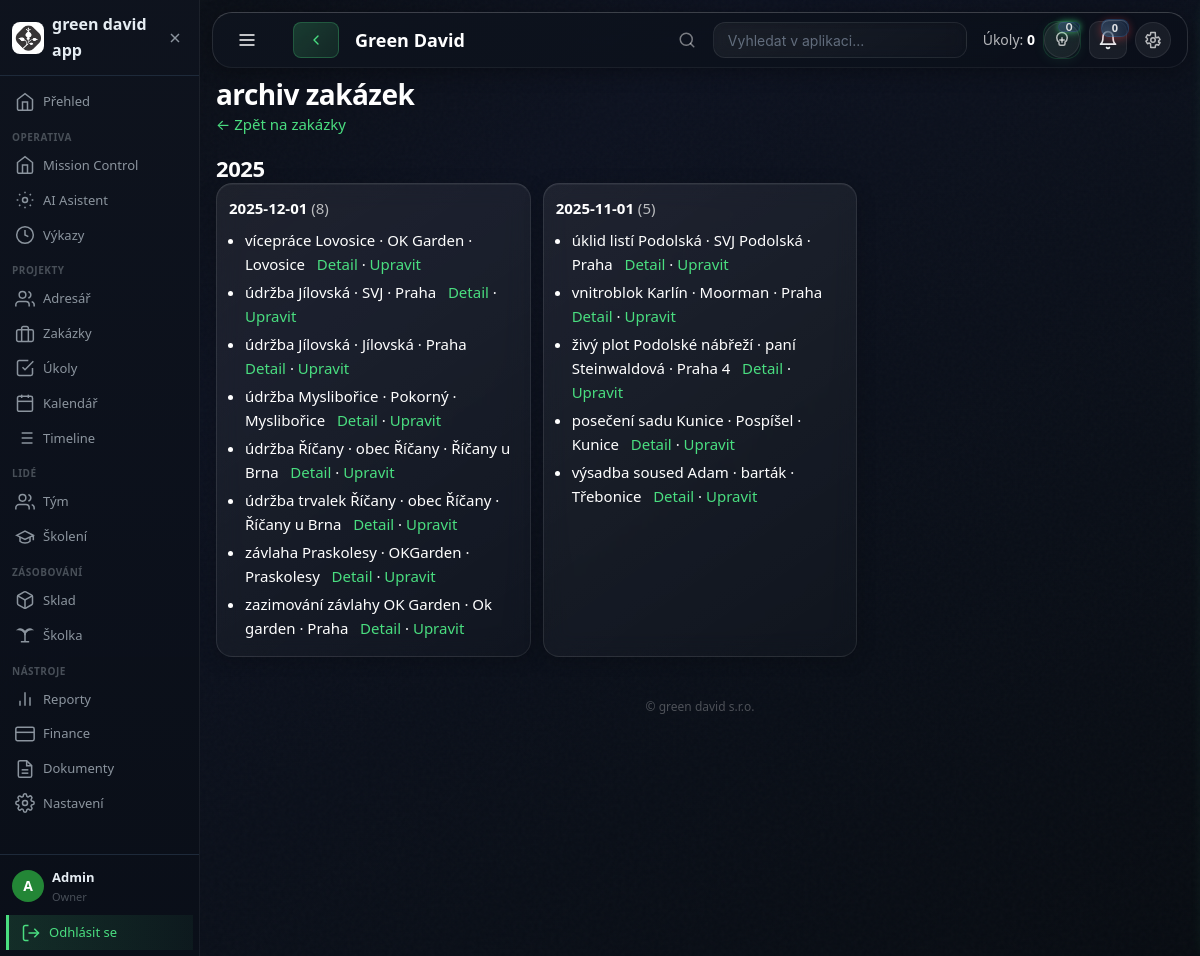
Screenshot of /archive (signed in) with the database file from the repository.
### tables this page shows
CREATE TABLE jobs(
      id INTEGER PRIMARY KEY AUTOINCREMENT,
      name TEXT NOT NULL,
      client TEXT,
      status TEXT NOT NULL DEFAULT 'nová',
      owner_id INTEGER NOT NULL,
      created_at TEXT NOT NULL, title TEXT NOT NULL DEFAULT '', city TEXT NOT NULL DEFAULT '', code TEXT NOT NULL DEFAULT '', date TEXT NOT NULL DEFAULT '', note TEXT, completed_at TEXT, created_date TEXT, start_date TEXT, progress INTEGER DEFAULT 0, type TEXT DEFAULT 'construction', priority TEXT DEFAULT 'medium', description TEXT, internal_note TEXT, tags TEXT, planned_end_date DATE, actual_end_date DATE, deadline DATE, deadline_type TEXT DEFAULT 'soft', deadline_reason TEXT, buffer_days INTEGER DEFAULT 0, weather_dependent BOOLEAN DEFAULT false, seasonal_constraints TEXT, estimated_value DECIMAL(12,2), estimated_hours INTEGER, actual_value DECIMAL(12,2) DEFAULT 0, actual_hours INTEGER DEFAULT 0, budget_labor DECIMAL(12,2) DEFAULT 0, budget_materials DECIMAL(12,2) DEFAULT 0, budget_equipment DECIMAL(12,2) DEFAULT 0, budget_other DECIMAL(12,2) DEFAULT 0, pricing_type TEXT DEFAULT 'fixed', hourly_rate DECIMAL(10,2), payment_terms TEXT, vat_rate INTEGER DEFAULT 21, price_includes_vat BOOLEAN DEFAULT true, project_manager_id INTEGER, completion_percent INTEGER DEFAULT 0, budget_spent_percent INTEGER DEFAULT 0, profit_margin DECIMAL(5,2), on_track BOOLEAN DEFAULT true, created_by INTEGER, created_from_template TEXT, is_template BOOLEAN DEFAULT false, actual_labor_cost DECIMAL(12,2) DEFAULT 0, actual_material_cost DECIMAL(12,2) DEFAULT 0, invoiced INTEGER DEFAULT 0, address TEXT DEFAULT '', budget REAL DEFAULT 0, party_id INTEGER REFERENCES parties(id),
      FOREIGN KEY(owner_id) REFERENCES users(id)
    );

### app/routes/jobs.py (the view)
@jobs_bp.route("/archive")
def view_archive():
    from flask import render_template
    u, err = require_auth()
    if err:
        return err
    db = get_db()
    rows = [dict(r) for r in db.execute(
        "SELECT id,title,client,city,code,status,date,completed_at "
        "FROM jobs "
        "WHERE lower(status) LIKE 'dokon%' "
        "ORDER BY COALESCE(date(completed_at), date(date)) DESC"
    ).fetchall()]
    months = {}
    for r in rows:
        src = r.get("completed_at") or r.get("date") or ""
        ym = ""
        try:
            if src and len(src) >= 7:
                ym = f"{src[0:4]}-{src[5:7]}"
        except Exception:
            ym = ""
        months.setdefault(ym or "unknown", []).append(r)
    by_year = {}
    for ym, items in months.items():
        y = (ym or "unknown").split("-")[0]
        by_year.setdefault(y, []).append((ym, items))
    for y in by_year:
        by_year[y].sort(key=lambda x: x[0], reverse=True)
    years = sorted(by_year.items(), key=lambda x: x[0], reverse=True)
    return render_template("archive.html", me=u, years=years)

### app/database.py (called while the page is built)
def get_db():
    if "db" not in g:
        db_dir = os.path.dirname(DB_PATH)
        if db_dir and not os.path.exists(db_dir):
            try:
                os.makedirs(db_dir, exist_ok=True)
                print(f"[DB] Created directory: {db_dir}")
            except Exception as e:
                print(f"[DB] Warning: Could not create directory {db_dir}: {e}")
        if not hasattr(get_db, '_logged'):
            print(f"[DB] Using database: {DB_PATH}")
            get_db._logged = True
        g.db = sqlite3.connect(DB_PATH, check_same_thread=False, timeout=5)
        g.db.row_factory = sqlite3.Row
        try:
            g.db.execute("PRAGMA journal_mode=WAL")
        except Exception:
            pass
    return g.db

def _table_exists(db, table: str) -> bool:
    try:
        r = db.execute(
            "SELECT 1 FROM sqlite_master WHERE type='table' AND name=? LIMIT 1",
            (table,),
        ).fetchone()
        return bool(r)
    except Exception:
        return False

### app/utils/migrations.py (called while the page is built)
def seed_admin():
    db = get_db()
    cur = db.execute("SELECT COUNT(*) c FROM users")
    if cur.fetchone()["c"] == 0:
        db.execute(
            "INSERT INTO users(email,name,role,password_hash,active,created_at) VALUES (?,?,?,?,1,?)",
            (
                os.environ.get("ADMIN_EMAIL","admin@greendavid.local"),
                os.environ.get("ADMIN_NAME","Admin"),
                "owner",  # Vytvořit jako owner místo admin
                generate_password_hash(os.environ.get("ADMIN_PASSWORD","admin123"), method='pbkdf2:sha256'),
                datetime.utcnow().isoformat()
            )
        )
        db.commit()

def seed_employees():
    db = get_db()
    cur = db.execute("SELECT COUNT(*) c FROM employees")
    if cur.fetchone()["c"] == 0:
        employees = [
            ("david", "zahradník"),
            ("vendi", "zahradník"),
            ("jason", "zahradník"),
        ]
        for name, role in employees:
            db.execute("INSERT INTO employees(name,role) VALUES (?,?)", (name, role))
        db.commit()

### app/utils/permissions.py (called while the page is built)
def require_auth():
    u = current_user()
    if not u or not u.get("active"):
        return None, (jsonify({"ok": False, "error": "unauthorized"}), 401)
    return u, None

### main.py (called while the page is built)
@app.teardown_appcontext
def teardown_db(exception=None):
    close_db(exception)

@app.before_request
def _ensure():
    from app.utils.migrations import _ensure as _run_migrations
    _run_migrations()

### templates/archive.html (shortened to what this page needs)
{% extends "layout.html" %}
{% block content %}
<h1>archiv zakázek</h1>
<p><a href="/?tab=jobs">← Zpět na zakázky</a></p>
{% if not years or years|length == 0 %}
<div class="alert">V archivu zatím nic není.</div>
{% else %}
  {% for y, items in years %}
    <h2 style="margin-top:18px">{{ y }}</h2>
    <div style="display:grid;grid-template-columns:repeat(auto-fill,minmax(280px,1fr));gap:12px">
      {% for ym, jobs in items %}
        {% set mname = (ym ~ "-01")|tojson %}
        <div class="card" style="background:#2f3337;border-radius:12px;padding:12px">
          <div>
            <strong style="text-transform:capitalize">
              {{ (ym ~ "-01")|safe and (ym ~ "-01") }}
            </strong>
            <span style="opacity:.7">({{ jobs|length }})</span>
          </div>
          <ul style="margin:8px 0 0 16px;padding:0">
            {% for j in jobs %}
              <li style="margin:4px 0">
                {{ j.title or 'bez názvu' }}{% if j.client %} · {{ j.client }}{% endif %}{% if j.city %} · {{ j.city }}{% endif %}
                &nbsp; <a href='/?tab=jobs&jobId={{ j.id }}'>Detail</a> · <a href='/?tab=jobs&editId={{ j.id }}'>Upravit</a>
              </li>
            {% endfor %}
          </ul>
        </div>
      {% endfor %}
    </div>
  {% endfor %}
{% endif %}
{% endblock %}

### templates/layout.html (shortened to what this page needs)
<!doctype html>
<html lang="cs">
<head>
  <link rel="stylesheet" href="/static/style.css"/>
  <link rel="stylesheet" href="/static/css/app.css"/>
  <link rel="stylesheet" href="/static/css/glass-design.css"/>
  <link rel="stylesheet" href="/static/css/tasks-design-system.css"/>
  <link rel="stylesheet" href="/static/css/sidebar.css"/>
  <link rel="stylesheet" href="/static/css/responsive.css"/>
  <link rel="stylesheet" href="/static/icons.css"/>
</head>
<body class="has-sidebar">
  <main class="container">
    {% block content %}{% endblock %}
  </main>
  <footer class="footer" style="padding:20px 14px;font-size:12px;opacity:.6;">© green david s.r.o.</footer>
</body>
</html>

### static/css/glass-design.css (style rules this page uses)
.glass-card, .card, .dashboard-card { background: linear-gradient(145deg, rgba(255,255,255,0.08) 0%, rgba(255,255,255,0.03) 50%, rgba(255,255,255,0.01) 100%); backdrop-filter: blur(10px); border: 1px solid rgba(255,255,255,0.1); border-top-color: rgba(255,255,255,0.18); border-left-color: rgba(255,255,255,0.14); border-radius: 16px; padding: 20px; transition: all 0.3s; box-shadow: 0 4px 20px rgba(0,0,0,0.20), inset 0 1px 0 rgba(255,255,255,0.06); }
body { background: linear-gradient(145deg, #0a0e14 0%, #0d1220 30%, #0a0f18 70%, #080c12 100%) !important; background-attachment: fixed !important; }
.card, .card-header { background: linear-gradient(145deg, rgba(255,255,255,0.07) 0%, rgba(255,255,255,0.02) 100%) !important; backdrop-filter: blur(12px) !important; -webkit-backdrop-filter: blur(12px) !important; border: 1px solid rgba(255,255,255,0.08) !important; border-top-color: rgba(255,255,255,0.14) !important; border-left-color: rgba(255,255,255,0.11) !important; border-radius: 16px !important; box-shadow: 0 4px 20px rgba(0,0,0,0.18), inset 0 1px 0 rgba(255,255,255,0.05) !important; }
.container { transition: all 0.3s ease !important; }

### static/css/tasks-design-system.css (style rules this page uses)
:root { --bg-base: #0f172a; --bg-primary: #1a2332; --bg-secondary: #0f172a; --bg-elevated: #1a2332; --bg-card: #1a2332; --bg-panel: #0f172a; --pastel-green: rgba(74, 222, 128, 0.1); --pastel-green-border: rgba(74, 222, 128, 0.2); --pastel-green-strong: rgba(74, 222, 128, 0.15); --pastel-blue: rgba(96, 165, 250, 0.2); --pastel-blue-border: rgba(96, 165, 250, 0.3); --pastel-yellow: rgba(251, 191, 36, 0.2); --pastel-yellow-border: rgba(251, 191, 36, 0.3); --pastel-red: rgba(248, 113, 113, 0.2); --pastel-red-border: rgba(248, 113, 113, 0.3); --pastel-purple: rgba(167, 139, 250, 0.2); --pastel-purple-border: rgba(167, 139, 250, 0.3); --pastel-cyan: rgba(34, 211, 238, 0.2); --pastel-gray: rgba(148, 163, 184, 0.1); --pastel-white: rgba(255, 255, 255, 0.1); --color-green: #4ade80; --color-blue: #60a5fa; --color-yellow: #fbbf24; --color-red: #f87171; --color-purple: #a78bfa; --color-cyan: #22d3ee; --color-gray: #64748b; --color-gray-light: #94a3b8; --color-gray-dark: #334155; --color-text-primary: #e2e8f0; --color-text-secondary: #64748b; --color-text-tertiary: #94a3b8; --border-base: #334155; --border-light: #1e293b; --border-dark: #0f172a; --glass-bg: rgba(255, 255, 255, 0.06); --glass-bg-strong: rgba(255, 255, 255, 0.1); --glass-border: rgba(255, 255, 255, 0.12); --glass-highlight: rgba(255, 255, 255, 0.15); }
.glass-card, .card, .dashboard-card, .stat-card, .kpi-card { background: var(--bg-card); border-radius: 10px; padding: 12px; border: 1px solid transparent; transition: all 0.2s; position: relative; }

### static/css/sidebar.css (style rules this page uses)
:root { --sidebar-width: 200px; --sidebar-width-collapsed: 64px; --sidebar-w: 200px; --sidebar-bg: #0d1117; --sidebar-border: #1e2a3a; --sidebar-text: #8b949e; --sidebar-text-hover: #e6edf3; --sidebar-active-bg: rgba(74, 222, 128, 0.1); --sidebar-active-text: #4ade80; --sidebar-active-border: #4ade80; }
body.has-sidebar { display: flex; min-height: 100vh; overflow-x: hidden; padding-left: 0 !important; }
.sidebar-content-wrapper .container, .sidebar-content-wrapper main, .sidebar-content-wrapper main.container, .sidebar-content-wrapper .app-shell, .sidebar-content-wrapper .page-container, .sidebar-content-wrapper > main, .sidebar-content-wrapper > .container, .sidebar-content-wrapper > div:not(.app-sidebar) { margin-left: 0 !important; max-width: 100% !important; width: 100% !important; box-sizing: border-box !important; overflow-x: auto !important; }
.sidebar-content-wrapper .card, .sidebar-content-wrapper .widget, .sidebar-content-wrapper [class*="card"] { max-width: 100% !important; box-sizing: border-box !important; }

### static/css/responsive.css (style rules this page uses)
@media (min-width: 1025px) { body.has-sidebar .container { max-width: calc(100% - var(--sidebar-width)); } }

### rows the page displays
jobs: title "vícepráce Lovosice", client "OK Garden", city "Lovosice"
jobs: title "údržba Jílovská", client "SVJ", city "Praha"
jobs: title "údržba Jílovská", client "Jílovská", city "Praha"
jobs: title "údržba Myslibořice", client "Pokorný", city "Myslibořice"
jobs: title "údržba Říčany", client "obec Říčany", city "Říčany u Brna"
jobs: title "údržba trvalek Říčany", client "obec Říčany", city "Říčany u Brna"
jobs: title "závlaha Praskolesy", client "OKGarden", city "Praskolesy"
jobs: title "zazimování závlahy OK Garden", client "Ok garden", city "Praha"
jobs: title "úklid listí Podolská", client "SVJ Podolská", city "Praha"
jobs: title "vnitroblok Karlín", client "Moorman", city "Praha"
jobs: title "živý plot Podolské nábřeží", client "paní Steinwaldová", city "Praha 4"
jobs: title "posečení sadu Kunice", client "Pospíšel", city "Kunice"
jobs: title "výsadba soused Adam", client "barták", city "Třebonice"

### other values shown
{{ y }} "2025"
{{ (ym ~ "-01")|safe and (ym ~ "-01") }} "2025-12-01" "2025-11-01"
{{ jobs|length }} "8" "5"
